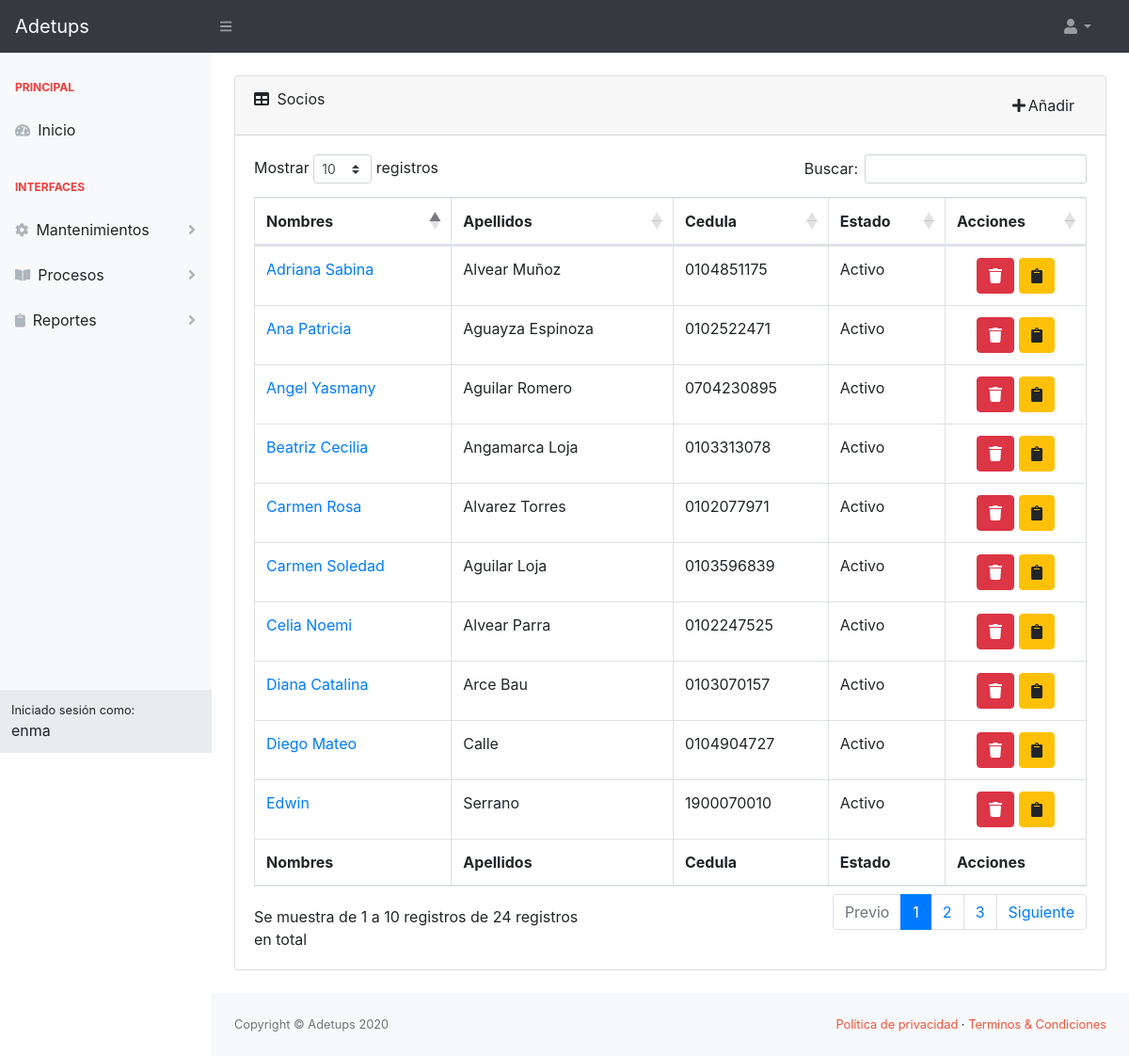
The app's page /asistente/sociolist/ (signed in) with its own data.
### sistema/models.py (models this page shows, shortened)
class Usuario(AbstractBaseUser, PermissionsMixin):
    foto = models.ImageField(upload_to='img_perfil', null=True, blank=True, default='img_perfil/default-avatar.jpg')
    nombres = models.CharField(max_length=50, null=True, blank=True)
    date_joined = models.DateTimeField(default=timezone.now, null=True, blank=True)
    apellidos = models.CharField(max_length=50, null=True, blank=True)
    username = models.CharField(max_length=50, null=True, blank=True, unique=True)
    email = models.EmailField(unique=True, null=True, blank=True)
    fecha_nacimiento = models.DateField(null=True, blank=True)
    is_active = models.BooleanField(default=True, null=True, blank=True)
    is_staff = models.BooleanField(default=False, null=True, blank=True)
    tipo = models.CharField(max_length=20, null=True, blank=True)
    USERNAME_FIELD = 'username'
    objects = PersonalizadoBaseUserManager()

class Socio(models.Model):
    usuario = models.ForeignKey(Usuario, on_delete=models.CASCADE)
    direccion = models.CharField(max_length=80, null=True, blank=True)  # Field name made lowercase.
    telefono = models.CharField(max_length=15, null=True, blank=True)  # Field name made lowercase.
    celular = models.CharField(max_length=10, null=True, blank=True)  # Field name made lowercase.
    cargo = models.CharField(max_length=20, null=True, blank=True)  # Field name made lowercase.
    area = models.CharField(max_length=20, null=True, blank=True)  # Field name made lowercase.
    fecha_ingreso = models.DateField(blank=True, null=True)  # Field name made lowercase.
    is_garante = models.BooleanField(default=False, null=True, blank=True)
    rubros = models.ManyToManyField(RubroSocio, blank=True, null=True)

### asistente/views.py (the view)
# urls.py: path('sociolist/', SocioListView.as_view(), name="sociolist"),
class SocioListView(LoginRequiredMixin, ListView):
    model = Socio
    template_name = 'asistente/socio_list.html'

### asistente/templates/asistente/socio_list.html (shortened to what this page needs)
{% extends 'asistente/index.html' %}
{% block content %}
    <div class="card mb-4 mt-4">
        <div class="card-header">
            <div class="row">
                <div class="col-6">
                    <i class="fas fa-table mr-1"></i>
                    Socios
                </div>
                <div class="col-6" align="right">
                    <a class="btn" href="{% url 'asistente:sociocreate' %}"><i class="fa fa-plus fa-fw"
                                                                               aria-hidden="true"></i>Añadir</a>
                </div>
            </div>
        </div>
        <div class="card-body">
            <div class="table-responsive">
                <table class="table table-bordered" id="dataTable" width="100%" cellspacing="0">
                    <thead>
                    <tr>
                        <th>Nombres</th>
                        <th>Apellidos</th>
                        <th>Cedula</th>
                        <th>Estado</th>
                        <th>Acciones</th>
                    </tr>
                    </thead>
                    <tfoot>
                    <tr>
                        <th>Nombres</th>
                        <th>Apellidos</th>
                        <th>Cedula</th>
                        <th>Estado</th>
                        <th>Acciones</th>
                    </tr>
                    </tfoot>
                    <tbody>
                    {% for socio in socio_list %}
                        <tr>
                            <td>
                                <a href="{% url 'asistente:sociodetail' socio.id %}">{{ socio.usuario.nombres|title }}</a>
                            </td>
                            <td>{{ socio.usuario.apellidos|title }}</td>
                            <td>{{ socio.usuario.username }}</td>
                            <td>
                                {% if socio.usuario.is_active %}
                                    Activo
                                {% endif %}
                            </td>
                            <td class="text-center">
                                <button type="button" class="btn btn-danger"
                                        aria-label="Delete" data-toggle="modal"
                                        data-target="#modal{{ socio.usuario.id }}">
                                    <i class="fa fa-trash" aria-hidden="true"></i>
                                </button>
                                <a class="btn btn-warning"
                                   href="{% url 'sistema:socioupdate' socio.usuario.id %}"
                                   aria-label="Edit">
                                    <i class="fa fa-clipboard" aria-hidden="true"></i>
                                </a>
                            </td>
                        </tr>
                    {% endfor %}
                    </tbody>
                </table>
            </div>
        </div>
    </div>
{% endblock %}

### sistema/templates/sistema/base.html (shortened to what this page needs)
{% load static %}
<!DOCTYPE html>
<html lang="en">
<head>
    {% block css %}
        <link href="{% static 'css/styles.css' %}" rel="stylesheet"/>
        <link href="https://cdn.datatables.net/1.10.20/css/dataTables.bootstrap4.min.css" rel="stylesheet"
/>
        <link rel="stylesheet"
              href="https://cdn.jsdelivr.net/npm/bootstrap-select@1.13.14/dist/css/bootstrap-select.min.css">
        <link href="{% static 'css/datepicker.css' %}" rel="stylesheet">
        <link rel="stylesheet" href="https://cdn.datatables.net/buttons/1.6.5/css/buttons.dataTables.min.css">
    {% endblock %}
</head>
<body class="sb-nav-fixed">
<nav class="sb-topnav navbar navbar-expand navbar-dark bg-dark">
    <a class="navbar-brand" href="/">Adetups</a>
    <button class="btn btn-link btn-sm order-1 order-lg-0" id="sidebarToggle" href="#"><i class="fas fa-bars"></i>
    </button>
    <ul class="navbar-nav d-none d-md-inline-block form-inline ml-auto mr-0 mr-md-3 my-2 my-md-0">
        <li class="nav-item dropdown">
            <a class="nav-link dropdown-toggle" id="userDropdown" href="#" role="button" data-toggle="dropdown"
               aria-haspopup="true" aria-expanded="false"><i class="fas fa-user fa-fw"></i></a>
        </li>
    </ul>
</nav>
<div id="layoutSidenav">
    <div id="layoutSidenav_nav">
        <nav class="sb-sidenav accordion sb-sidenav-light" id="sidenavAccordion">
            <div class="sb-sidenav-menu">
                <div class="nav">
                    {% block navbar %}
                    {% endblock %}
                </div>
            </div>
            <div class="sb-sidenav-footer">
                <div class="small">Iniciado sesión como:</div>
                {{ request.user.nombres }}
            </div>
        </nav>
    </div>
    <div id="layoutSidenav_content">
        <main>
            <div class="container-fluid">
                {% block content %}
                {% endblock %}
            </div>
        </main>
        <footer class="py-4 bg-light mt-auto">
            <div class="container-fluid">
                <div class="d-flex align-items-center justify-content-between small">
                    <div class="text-muted">Copyright &copy; Adetups 2020</div>
                    <div>
                        <a href="#" class="text-adetups">Política de privacidad</a>
                        &middot;
                        <a href="#" class="text-adetups">Terminos &amp; Condiciones</a>
                    </div>
                </div>
            </div>
        </footer>
    </div>
</div>
</body>
</html>

### records on screen
Usuario: user.nombres "enma"
Socio: usuario.nombres "Diego Mateo", usuario.apellidos "Calle", usuario.username "0104904727", shows "Activo"
Socio: usuario.nombres "Edwin", usuario.apellidos "Serrano", usuario.username "1900070010", shows "Activo"
Socio: usuario.nombres "Ana Patricia", usuario.apellidos "Aguayza Espinoza", usuario.username "0102522471", shows "Activo"
Socio: usuario.nombres "Carmen Soledad", usuario.apellidos "Aguilar Loja", usuario.username "0103596839", shows "Activo"
Socio: usuario.nombres "Angel Yasmany", usuario.apellidos "Aguilar Romero", usuario.username "0704230895", shows "Activo"
Socio: usuario.nombres "Carmen Rosa", usuario.apellidos "Alvarez Torres", usuario.username "0102077971", shows "Activo"
Socio: usuario.nombres "Adriana Sabina", usuario.apellidos "Alvear Muñoz", usuario.username "0104851175", shows "Activo"
Socio: usuario.nombres "Celia Noemi", usuario.apellidos "Alvear Parra", usuario.username "0102247525", shows "Activo"
Socio: usuario.nombres "Beatriz Cecilia", usuario.apellidos "Angamarca Loja", usuario.username "0103313078", shows "Activo"
Socio: usuario.nombres "Diana Catalina", usuario.apellidos "Arce Bau", usuario.username "0103070157", shows "Activo"
